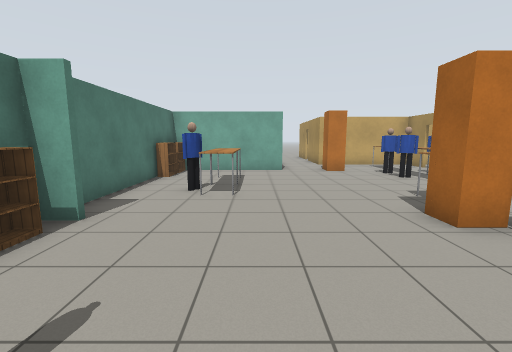
View 1 (above)

21 first-person views from a walk through a robot-simulator world made for Gazebo. The camera is 1.3 m above the floor, tilts 8° down and sees 90° across. The lines on the ground mark 1 m squares. The floor is counted in squares, 1 m on a side. Each view is taken from the middle of a square. On the plan, view 1 faces up. The plan holds only what a view shows up to about 12 squares ahead; the rest is blank. Simple patterns stand in for the simulator's built-in surfaces. Simple shapes stand in for some stock models.

View 2
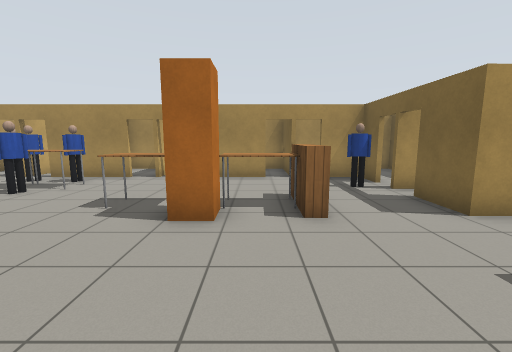

View 3
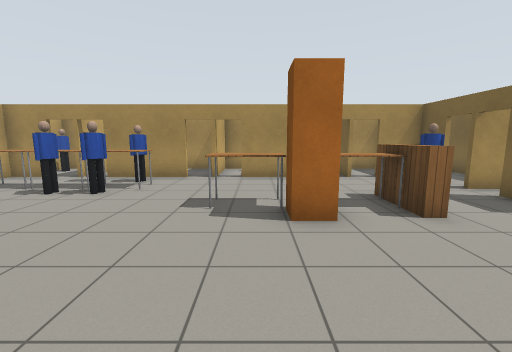

View 4
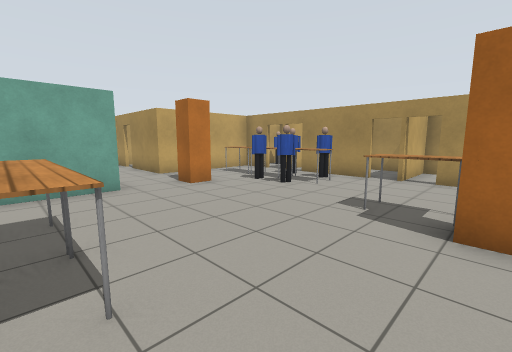

View 5
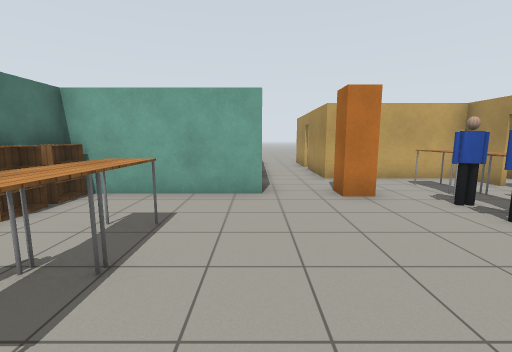

View 6
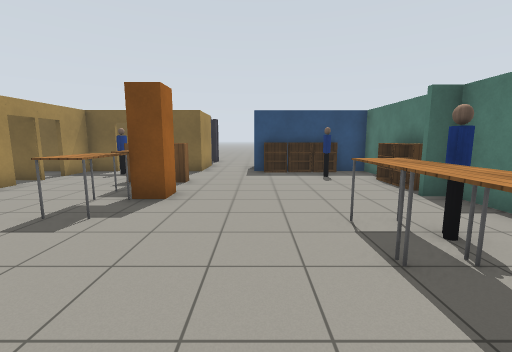

View 7
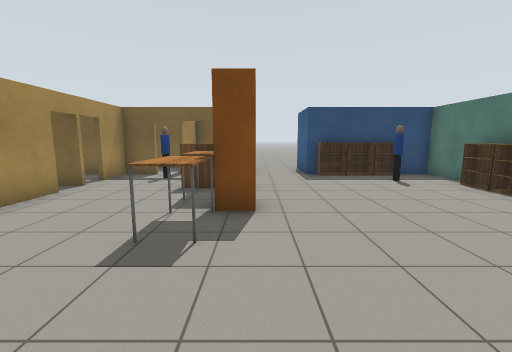

View 8
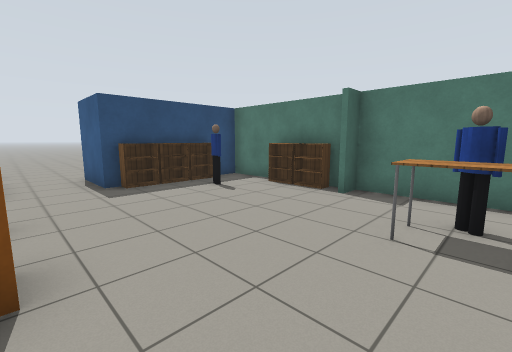

View 9
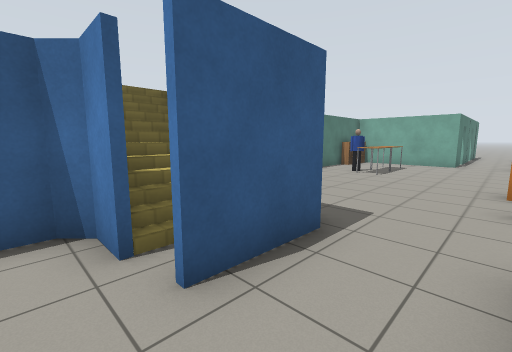

View 10
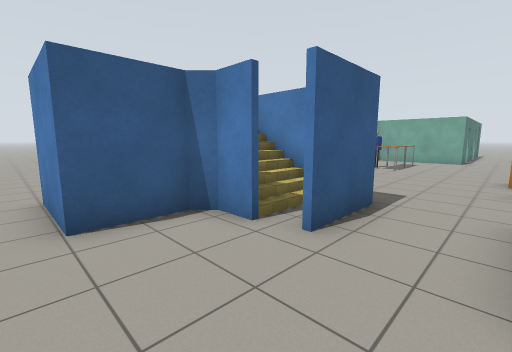

View 11
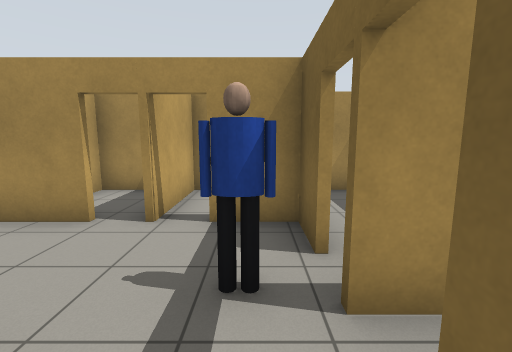

View 12
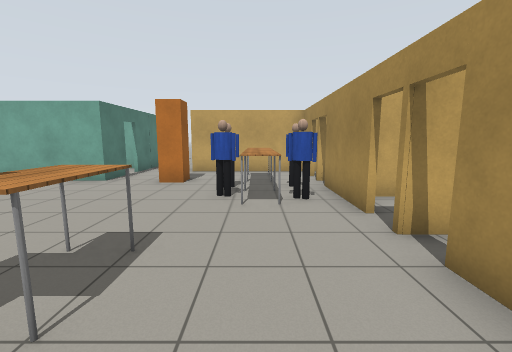

View 13
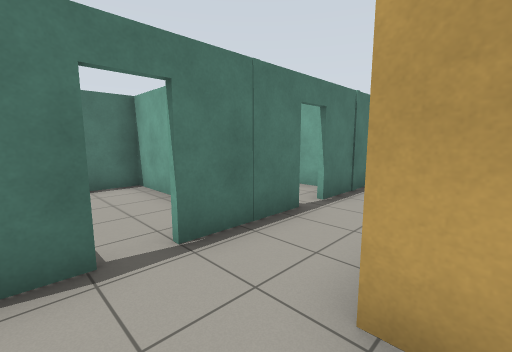

View 14
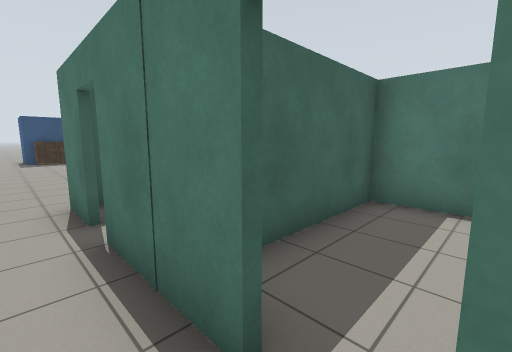

View 15
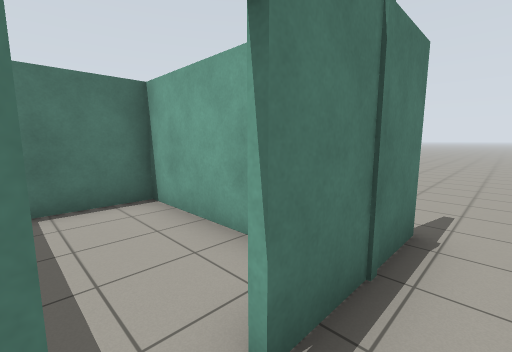

View 16
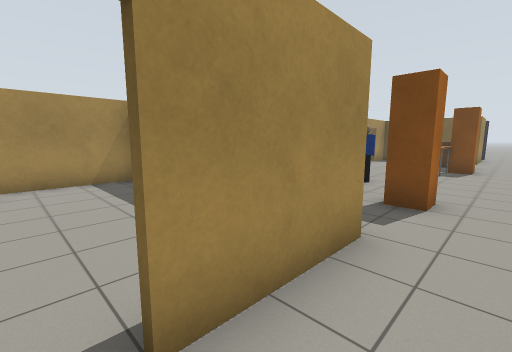

View 17
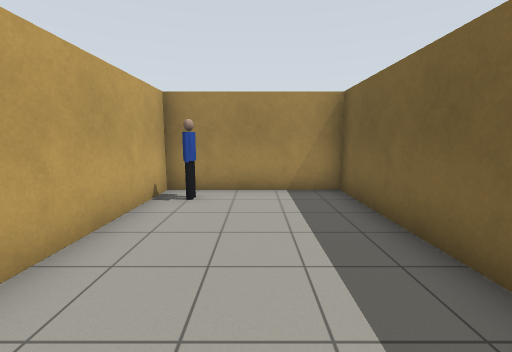

View 18
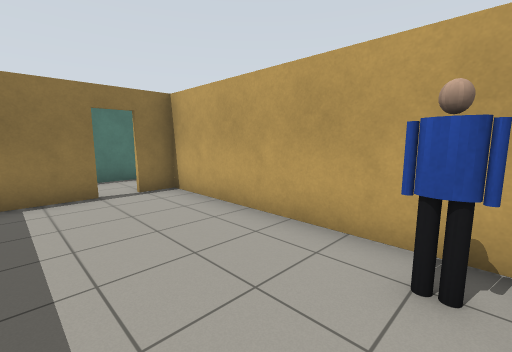

View 19
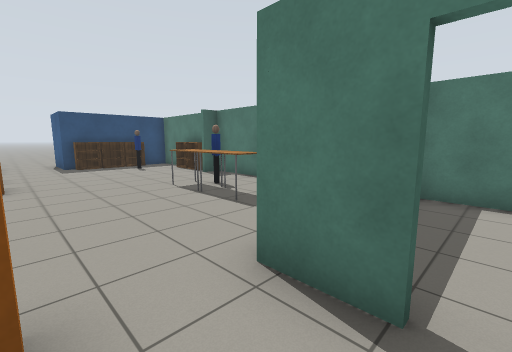

View 20
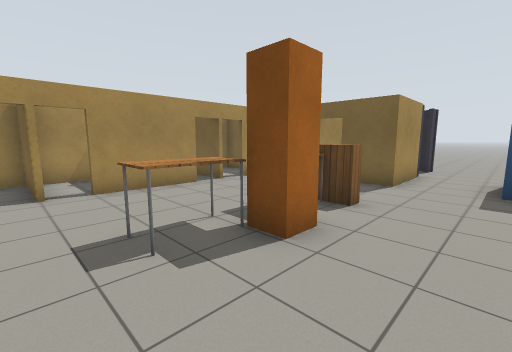

View 21
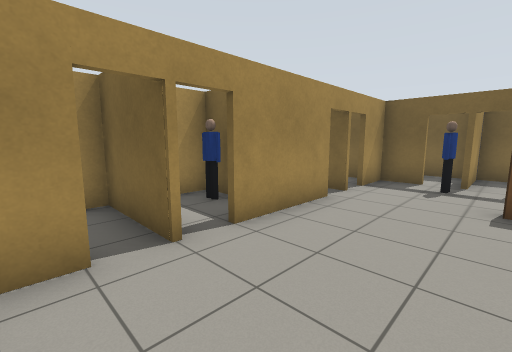

### Floor plan
Key: @ floor where view 1 was taken; # wall or solid block; x gap in a wall; . floor; D open door; B bookshelf; T table; P person; S stairs.
Columns run from 5 left of view 1 to 11 right of it. Each row starts with its distance up from view 1.
 21       ..
 20       ..
 19       #.
 18  ######.#########
 17  #....D.D......P#
 16  #....D.#.......#
 15  ######.#.......#
 14  #....#.#########
 13  #....D......####
 12  #....#....T.D##
 11  #B####....T.D##
 10   B.......PTPD#
  9  #B.T.....PTP####
  8  #..T......T.## #
  7  #.PT........D###
  6  #..T....T...D..#
  5  #.......T...#.P#
  4  ##......#...####
  3   B......T...x..#
  2  #B.....BBB..D###
  1  #..P........D..#
  0  #...@.....P.#..#
 -1  ##BBB#.##DDD####
 -2   SSSS#.# ##....#
 -3     S##.#########
 -4     #....
 -5 ..###....#
 -6 .........
 -7       ...

Positions as (right, up) in squares from view 1, and headings:
1: (0, 0), facing up
2: (-1, 3), facing right
3: (-1, 5), facing right
4: (-1, 4), facing up-right
5: (1, 5), facing up
6: (1, 10), facing down
7: (3, 9), facing down
8: (3, 7), facing down-left
9: (3, -4), facing up-left
10: (3, -6), facing up-left
11: (4, 0), facing right
12: (6, 3), facing up
13: (4, 12), facing up-left
14: (2, 17), facing down-left
15: (2, 16), facing up-left
16: (2, 17), facing down-right
17: (4, 16), facing right
18: (10, 15), facing up-left
19: (3, 13), facing down-left
20: (1, 7), facing down-right
21: (5, 8), facing down-right
